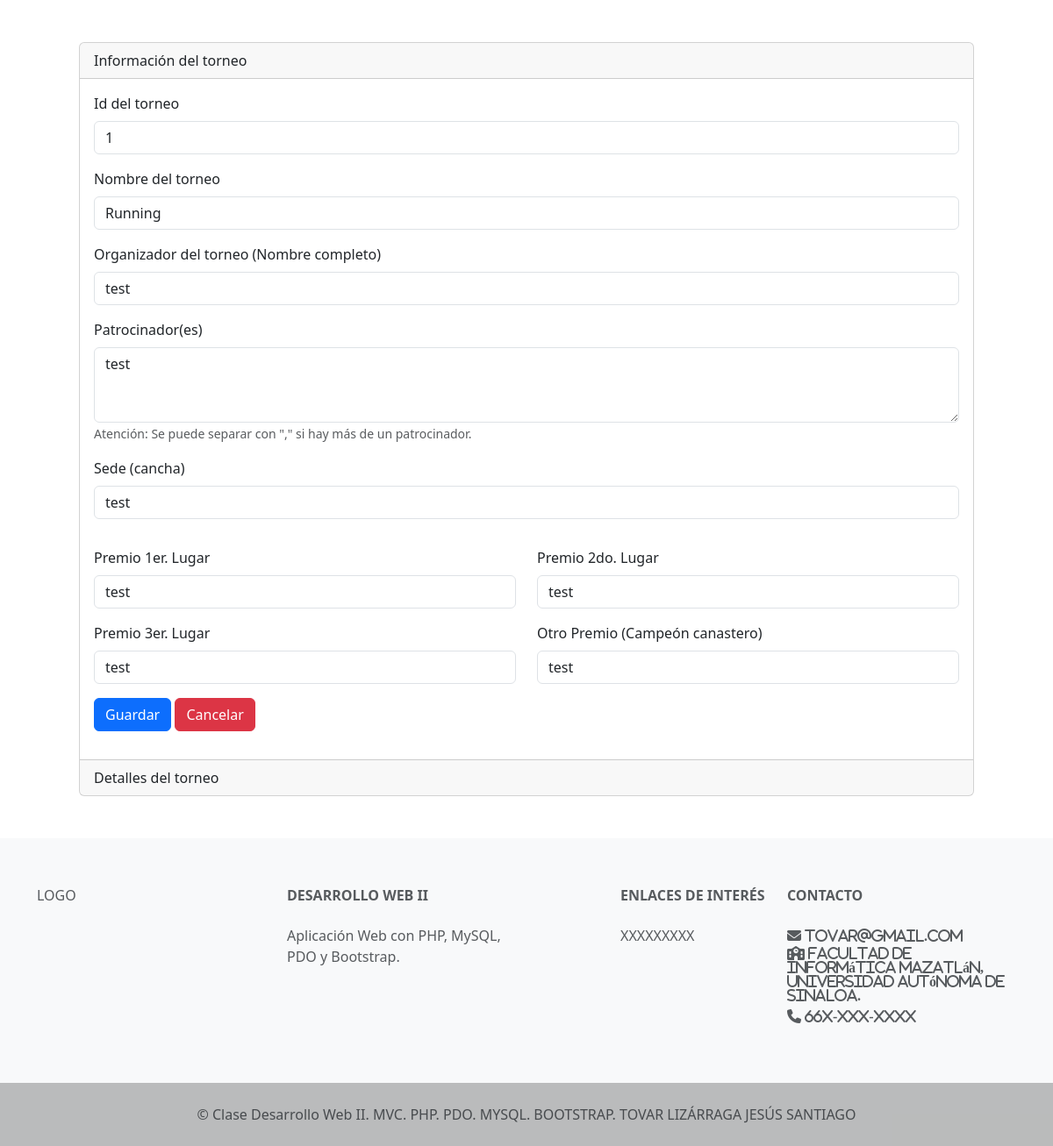
Screenshot of /final_0.14.5/final/views/admin/updateTorneo.php?id=1 (signed in) with the database file from the repository.
### tables this page shows
CREATE TABLE `torneos` (
  `idTorneo` int(11) NOT NULL,
  `nombreTorneo` varchar(50) NOT NULL,
  `patrocinadores` varchar(200) NOT NULL,
  `organizador` varchar(100) NOT NULL,
  `sede` varchar(50) NOT NULL,
  `premio1erLugar` varchar(50) NOT NULL,
  `premio2doLugar` varchar(50) NOT NULL,
  `premio3erLugar` varchar(50) NOT NULL,
  `otroPremio` varchar(50) NOT NULL,
  `usuarioOrganizador` varchar(50) NOT NULL,
  `contrasenaOrganizador` varchar(100) NOT NULL
);

### final_0.14.5/final/models/torneos.php (called while the page is built, shortened)
<?php
    require_once("../../config/conexion.php");
    class torneos{
        private $PDO;
        public function __construct(){
            $con = new Conexion();
            $this->PDO = $con->open();
        }
        public function readOne($id){
            $statement = "SELECT * FROM torneos WHERE idTorneo = :id";
            $query = $this->PDO->prepare($statement);
            $query->bindParam(":id", $id);
            return ($query->execute())? $query->fetch() : false;
        }
    }
?>

### final_0.14.5/final/config/conexion.php (called while the page is built, shortened)
<?php
    class Conexion{
        private $server = "localhost";
        private $db = "torneosbasket";
        private $user = "root";
        private $password = "";
        public function open(){
            try{
                $this->conexion = new PDO("mysql:host=$this->server;dbname=$this->db","$this->user","$this->password");
                return $this->conexion;
            }catch (PDOException $e){
                echo "Error: ".$e->getMessage();
            }
        }
    }
?>

### final_0.14.5/final/controllers/torneosController.php (called while the page is built, shortened)
<?php
    require_once("../../models/torneos.php");
    class torneosController{
        private $model;
        function __construct(){
            $this->model = new torneos();
        }
        public function readOneTorneo($id){
            return ($this->model->readOne($id))? $this->model->readOne($id) : header("Location: admin.php");
        }
    }
?>

### final_0.14.5/final/views/admin/updateTorneo.php (the view)
<?php
    require_once("./template/header.php");
    require_once("../../controllers/torneosController.php");
    $objControl = new torneosController();
    $lstTorneo = $objControl->readOneTorneo($_GET['id']);
?>
    <div class="mx-auto p-5">
        <div class="card">
            <div class="card-header">
                Información del torneo
            </div>
            <div class="card-body">
                <form action="torneoUpdate.php" method="POST">
                    <div class="mb-3">
                        <label for="idTorneo" class="form-label">Id del torneo</label>
                        <input type="text" class="form-control" name="txtId" id="idTorneo"
                        value="<?= $lstTorneo['idTorneo'] ?>" readonly>
                    </div>
                    <div class="mb-3">
                        <label for="nombreTorneo" class="form-label">Nombre del torneo</label>
                        <input type="text" class="form-control" name="txtNombreTorneo" id="nombreTorneo"
                        value="<?= $lstTorneo['nombreTorneo'] ?>" >
                    </div>
                    <div class="mb-3">
                        <label for="organizador" class="form-label">Organizador del torneo (Nombre completo)</label>
                        <input type="text" class="form-control" name="txtOrganizador" id="organizador"
                        value="<?= $lstTorneo['organizador'] ?>" >
                    </div>
                    <div class="mb-3">
                        <label for="patrocinadores" class="form-label">Patrocinador(es)</label>
                        <textarea name="txtPatrocinadores" id="patrocinadores" col="30" rows="3" class="form-control" ><?= $lstTorneo['patrocinadores'] ?></textarea>
                        <span id="patrocinadores" class="form-text">
                            Atención: Se puede separar con "," si hay más de un patrocinador.
                        </span>
                    </div>
                    <div class="row">
                        <div class="col mb-3">
                            <div class="col mb-3">
                                <label for="sede" class="form-label">Sede (cancha)</label>
                                <input type="text" class="form-control" name="txtSede" id="sede"
                                value="<?= $lstTorneo['sede'] ?>">
                            </div>
                        </div>
                    </div>
                    <div class="row">
                        <div class="col mb-3">
                            <label for="premio1" class="form-label">Premio 1er. Lugar</label>
                            <input type="text" class="form-control" id="premio1" name="txtPremio1"
                            value="<?= $lstTorneo['premio1erLugar'] ?>" >
                        </div>
                        <div class="col mb-3">
                            <label for="premio2" class="form-label">Premio 2do. Lugar</label>
                            <input type="text" class="form-control" id="premio2" name="txtPremio2"
                            value="<?= $lstTorneo['premio2doLugar'] ?>">
                        </div>
                    </div>
                    <div class="row">
                        <div class="col mb-3">
                            <label for="premio3" class="form-label">Premio 3er. Lugar</label>
                            <input type="text" class="form-control" id="premio3" name="txtPremio3"
                            value="<?= $lstTorneo['premio3erLugar'] ?>">
                        </div>
                        <div class="col mb-3">
                            <label for="otroPremio" class="form-label">Otro Premio (Campeón canastero)</label>
                            <input type="text" class="form-control" id="otroPremio" name="txtOtroPremio"
                            value="<?= $lstTorneo['otroPremio'] ?>">
                        </div>
                    </div>
                    <div class="col mb-3">
                        <button type="submit" class ="btn btn-primary">Guardar</button>
                        <a href="readAllTorneos.php" class="btn btn-danger">Cancelar</a>
                    </div>
                </form>
            </div>
            <div class="card-footer">
                Detalles del torneo
            </div>
        </div>
    </div>
<?php
    require_once("./template/footer.php");
?>

### rows the page displays
torneos: txtId "1", txtNombreTorneo "Running", txtOrganizador "test", txtPatrocinadores "test", txtSede "test", txtPremio1 "test", txtPremio2 "test", txtPremio3 "test", txtOtroPremio "test"
